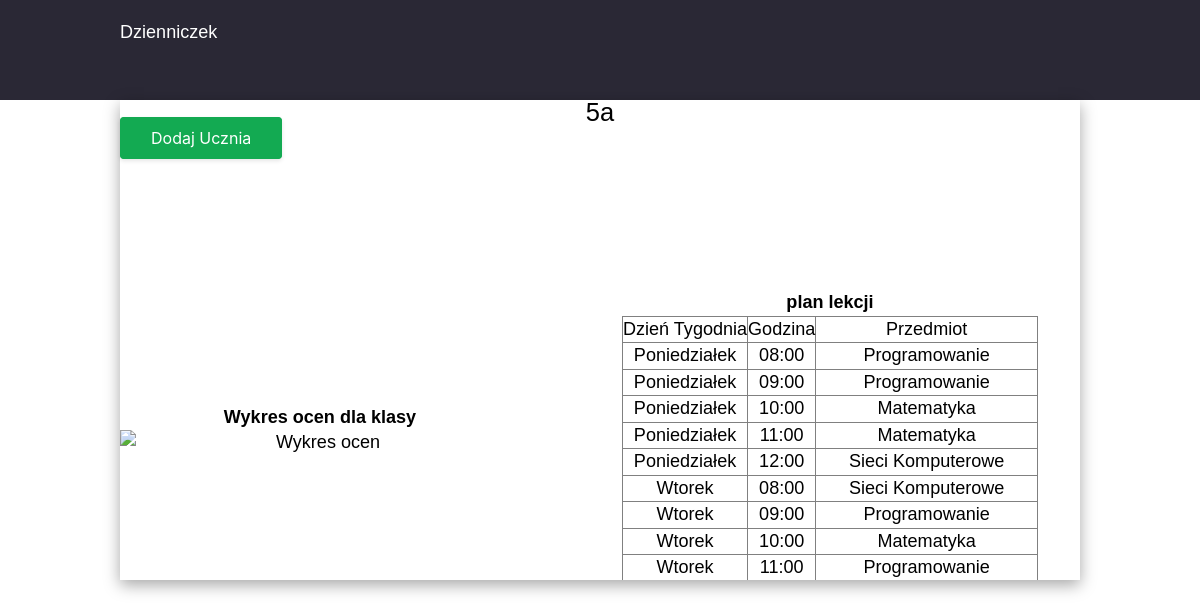
The app's page /klasa/5a (signed in) with its own data.
### model.py (models this page shows, shortened)
class PlanLekcji(db.Model):
    __tablename__ = 'plan_lekcji'
    id = db.Column(db.Integer, primary_key=True)
    klasa_id = db.Column(db.Integer, db.ForeignKey('klasy.id'), nullable=False)
    przedmiot_id = db.Column(db.Integer, db.ForeignKey('przedmioty.id'), nullable=False)
    dzien_tygodnia = db.Column(db.String(20), nullable=False)
    godzina = db.Column(db.String(20), nullable=False)
    def __repr__(self):
        return f'<PlanLekcji Klasa: {self.klasa_id}, Przedmiot: {self.przedmiot_id}, Dzień: {self.dzien_tygodnia}, Godzina: {self.godzina}>'

class Przedmiot(db.Model):
    __tablename__ = 'przedmioty'
    id = db.Column(db.Integer, primary_key=True)
    nazwa = db.Column(db.String(50), nullable=False)
    plan_lekcji = db.relationship('PlanLekcji', backref='przedmiot', lazy=True)

### home.py (the view)
@app.route('/klasa/<string:klasa_id>')
def view_class(klasa_id):
    klasa_solid = Klasa.query.filter_by(nazwa=klasa_id).first()
    uczniowie = Uczen.query.filter_by(klasa_id=klasa_solid.id).all()
    plan = PlanLekcji.query.filter_by(klasa_id=klasa_solid.id).all()
    print(plan, "@@@@")
    if uczniowie:
        return render_template('show_class.html',klasa=klasa_id, uczniowie=uczniowie,plan =plan)
    return render_template('show_class.html',klasa=klasa_id, plan =plan)

### templates/show_class.html (shortened to what this page needs)
{% extends "base.html"%}
{% block head %}
<link rel="stylesheet" href="{{ url_for('static', filename='class.css') }}">
{% endblock %}
{% block content %}
<div class="container">
<div class="class_name">{{klasa}}</div>
<a class="button-37"href="/klasa/{{klasa}}/add_student">Dodaj Ucznia</a>
</div>
<div class="container_second">
<div class="grades">
    <h1>Wykres ocen dla klasy</h1>
    <img src="{{ url_for('wykres_ocen', klasa_id=klasa) }}" alt="Wykres ocen" />
</div>
<div class="plan_lekcji">
<h1>plan lekcji</h1>
<table border="1">
    <tr>
        <th>Dzień Tygodnia</th>
        <th>Godzina</th>
        <th>Przedmiot</th>
    </tr>
    {% for lekcja in plan %}
    <tr>
        <td>{{ lekcja.dzien_tygodnia }}</td>
        <td>{{ lekcja.godzina }}</td>
        <td>{{ lekcja.przedmiot.nazwa }}</td>
    </tr>
    {% endfor %}
</table>
</div>
</div>
{% endblock %}

### static/base.css (style rules this page uses)
* { margin: 0; padding: 0; box-sizing: border-box; font-family: Work Sans,Arial,sans-serif; font-size: 1.0625rem; line-height: 1.5rem; font-weight: 500; }
a { color: white; text-decoration: none; }

### static/class.css (style rules this page uses)
.class_name { display: flex; justify-content: center; font-size: 1.5rem; }
a { color: black; }
.button-37 { background-color: #13aa52; border: 1px solid #13aa52; border-radius: 4px; box-shadow: rgba(0, 0, 0, .1) 0 2px 4px 0; box-sizing: border-box; color: #fff; cursor: pointer; font-family: "Akzidenz Grotesk BQ Medium", -apple-system, BlinkMacSystemFont, sans-serif; font-size: 16px; font-weight: 400; outline: none; outline: 0; padding: 10px 25px; text-align: center; transform: translateY(0); transition: transform 150ms, box-shadow 150ms; user-select: none; -webkit-user-select: none; touch-action: manipulation; }
@media (min-width: 768px) { .button-37 { padding: 10px 30px; } }
.grades { display: flex; text-align: center; flex-direction: column; justify-content: center; width: 400px; }
.grades h1 { font-weight: 800; }
.plan_lekcji h1 { font-weight: 800; }
.container_second { display: flex; justify-content: space-between; }
.plan_lekcji { width: 500px; text-align: center; max-height: 700px; height: 300px; padding: 10px; align-items: center; overflow-y: auto; }
.plan_lekcji table { overflow-y: auto; overflow-x: auto; height: 300px; margin: auto; border-collapse: collapse; }

### records on screen
PlanLekcji: dzien_tygodnia "Poniedziałek", godzina "08:00", przedmiot.nazwa "Programowanie"
PlanLekcji: dzien_tygodnia "Poniedziałek", godzina "09:00", przedmiot.nazwa "Programowanie"
PlanLekcji: dzien_tygodnia "Poniedziałek", godzina "10:00", przedmiot.nazwa "Matematyka"
PlanLekcji: dzien_tygodnia "Poniedziałek", godzina "11:00", przedmiot.nazwa "Matematyka"
PlanLekcji: dzien_tygodnia "Poniedziałek", godzina "12:00", przedmiot.nazwa "Sieci Komputerowe"
PlanLekcji: dzien_tygodnia "Wtorek", godzina "08:00", przedmiot.nazwa "Sieci Komputerowe"
PlanLekcji: dzien_tygodnia "Wtorek", godzina "09:00", przedmiot.nazwa "Programowanie"
PlanLekcji: dzien_tygodnia "Wtorek", godzina "10:00", przedmiot.nazwa "Matematyka"
PlanLekcji: dzien_tygodnia "Wtorek", godzina "11:00", przedmiot.nazwa "Programowanie"

### other values on screen
{{ klasa }} "5a"
